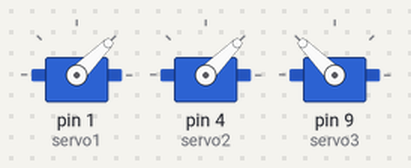
This sketch was run on a simulated Arduino Uno, built with avr-gcc and run on an emulated ATmega328P. Shown: 3 × servo.

Above: at 0.05 s.
At 2.0 s:
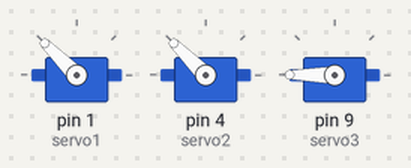
Timing chart, 0 to 4.6 s (numbered marks = the images above):
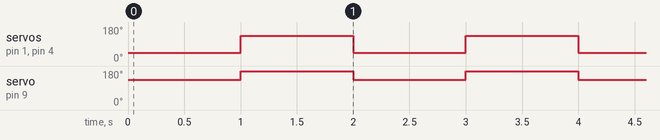

Measured:
- by itself, servo on pin 1 (servo1), servo on pin 4 (servo2): alternates 135° for 1.0 s and 45° for 1.0 s
- by itself, servo on pin 9 (servo3): alternates 180° for 1.0 s and 135° for 1.0 s

The sketch:

Servo_sketch_nov11a.ino
```cpp
#include <Servo.h>

Servo servo1, servo2, servo3;

void setup(){
  servo1.attach(1);
  servo2.attach(4);
  servo3.attach(9);
}
void loop(){
  servo1.write(45);
  servo2.write(45);
  servo3.write(135);
  delay(1000);
  servo1.write(135);
  servo2.write(135);
  servo3.write(455);
  delay(1000);
}
```
